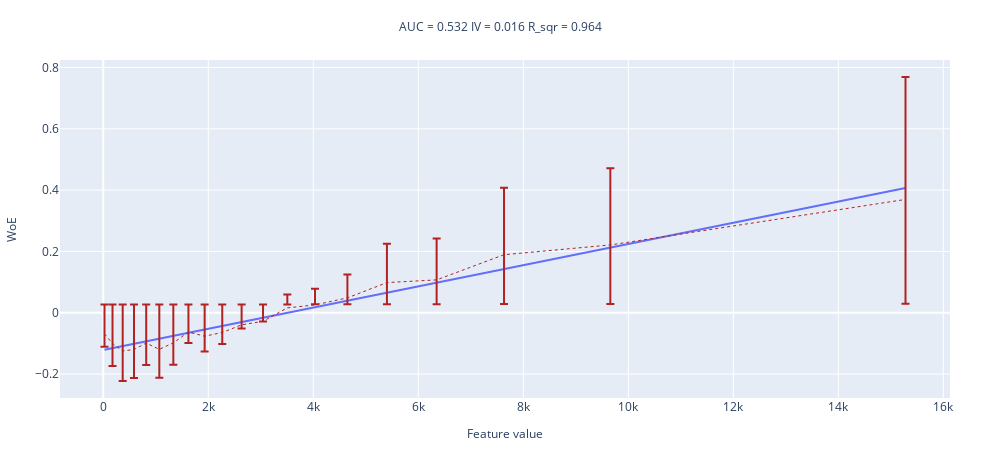

Write notebook code for a chart like this one.
### Code cell
woe_line(sign_pow(df_for_logreg["feature_109"].values / 3 + 25,  3), df_for_logreg["target"].values, N_BUCKETS)
